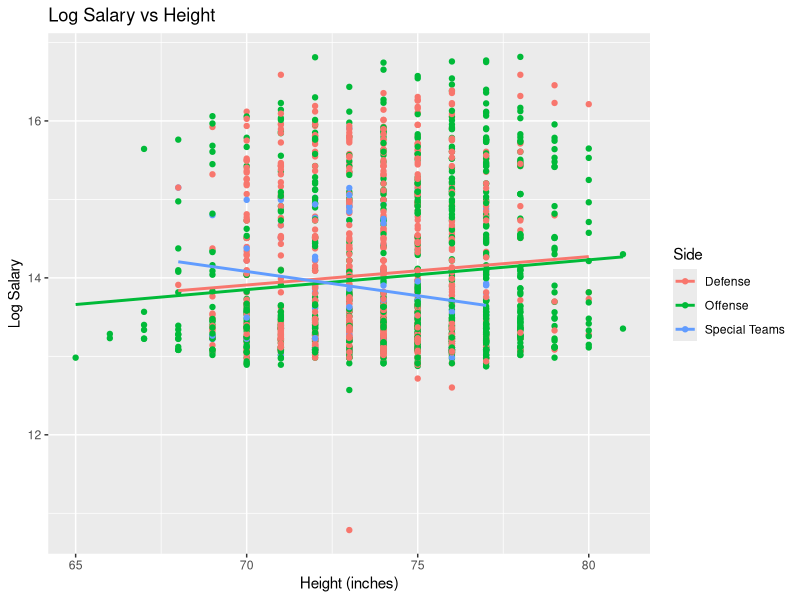
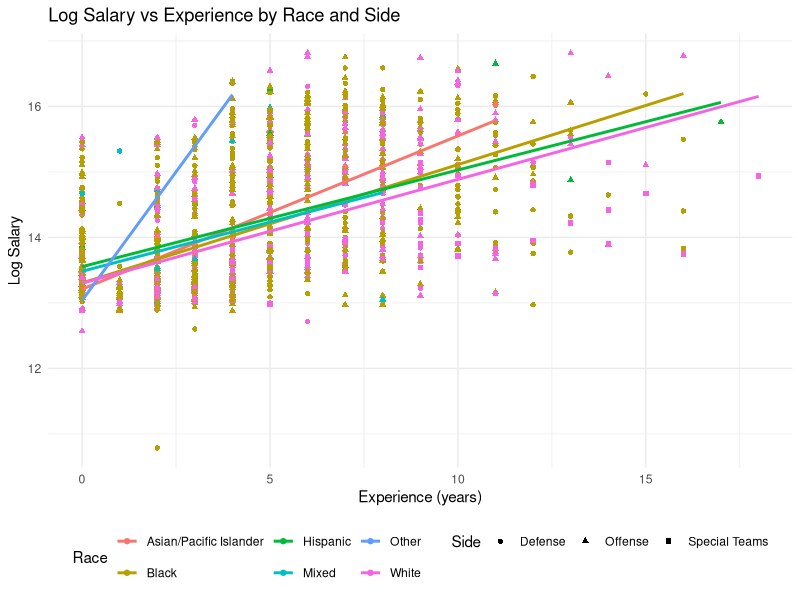
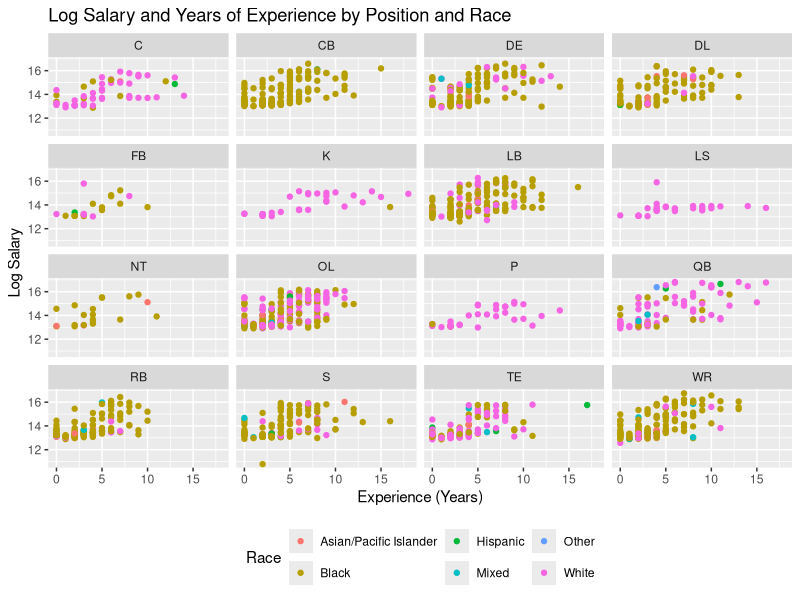
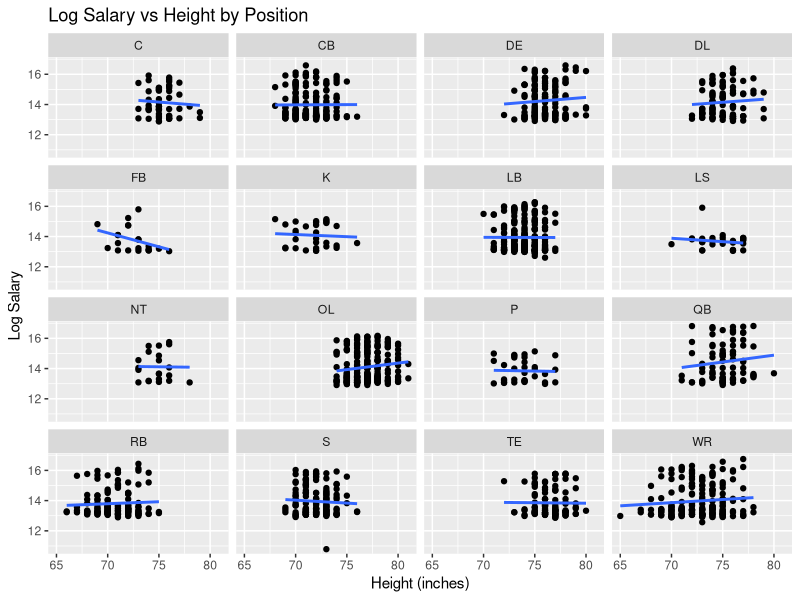
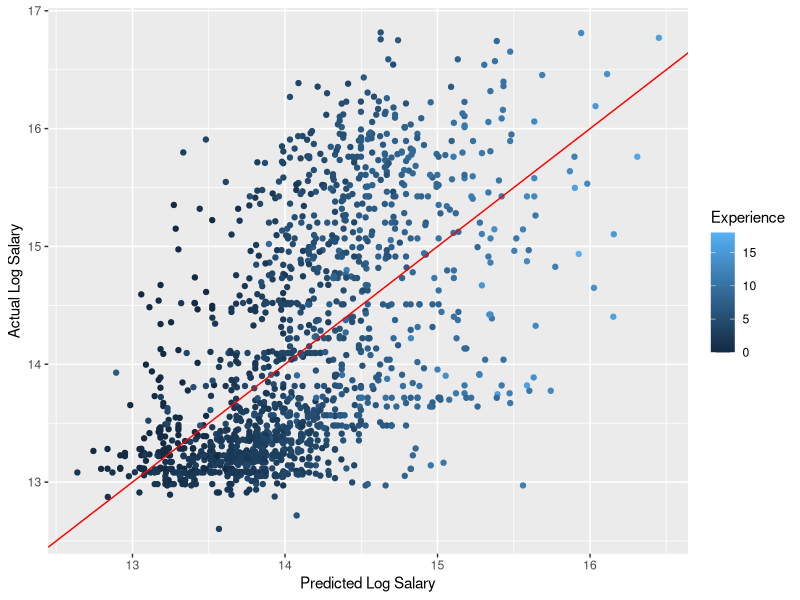
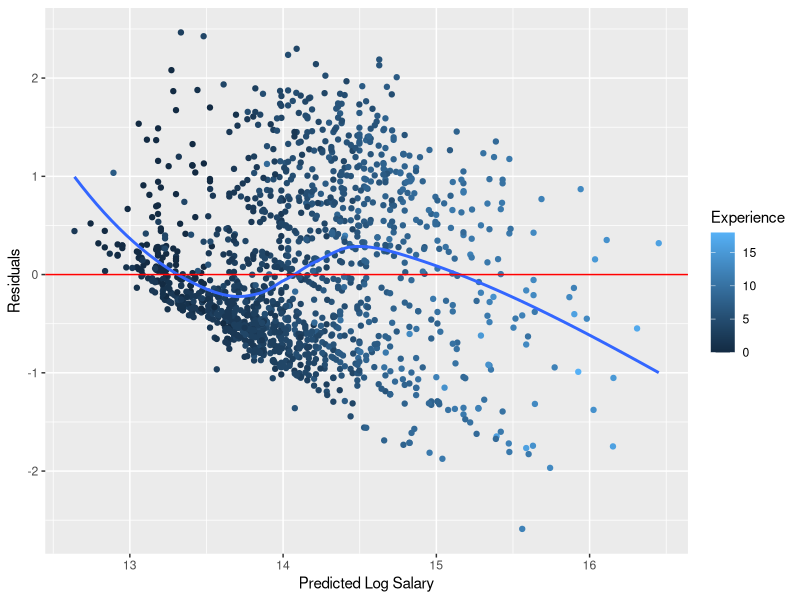
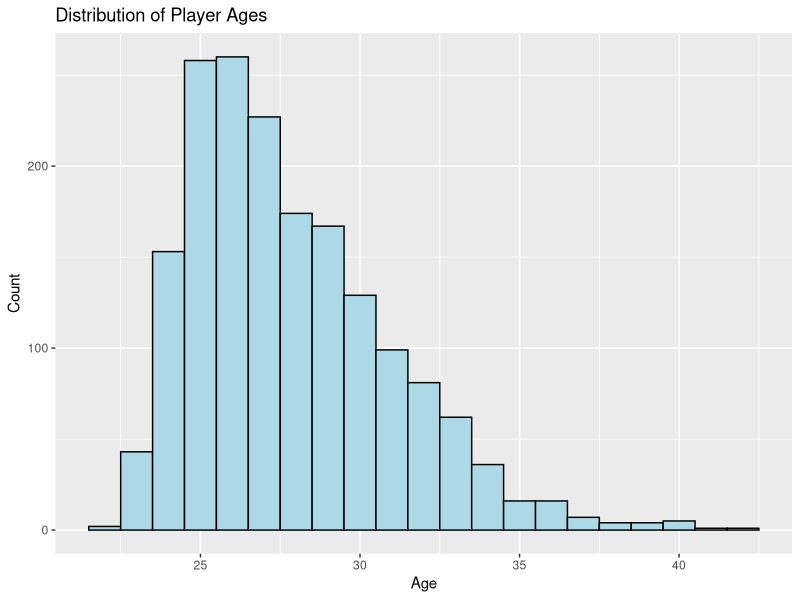
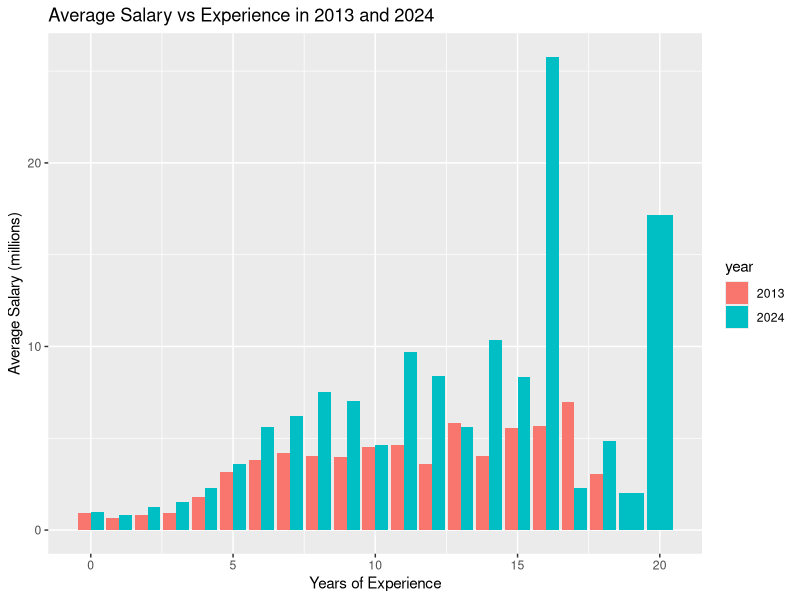

Source code (R) for these figures, in order:
## ---- chunk 1
library( tidyverse )
knitr::opts_chunk$set(echo = TRUE)

#Read in the data, note that we define several values in the original dataset as NA
nfl <- read_csv( "data/NFL-Census-Data-9.2.2013_clean.csv", 
                 na = c("NA","N/A","", "n/a", "#VALUE!") )

## ---- chunk 2
# Highest and lowest salary

#base R
max(nfl$Salary, na.rm = TRUE)

min(nfl$Salary, na.rm = TRUE)

#tidyverse way 
nfl %>% 
    summarise( max_sal = max( Salary, na.rm = TRUE ), 
               min_sal = min( Salary, na.rm = TRUE ) )

# Answer: The highest salary is $20,100,000 and the lowest salary is $48,333.

## ---- chunk 3

nfl %>% 
    filter( Team == "SF" )  %>% 
    arrange( desc( Salary ) ) %>% 
    select( "Player Name", College, State ) %>% 
    head(5)


## ---- chunk 4

# Create a cleaned dataframe with NAs removed from Salary column

clean.dat <- nfl %>% 
    filter( !is.na( Salary ) )

clean.dat %>% 
    group_by( Position ) %>% 
    summarise( mean_salary = mean( Salary ), count = n() ) %>% 
    arrange( desc( mean_salary ) )

## ---- chunk 5
# Add logSal variable and clean up a data point with a typo

clean.dat <- clean.dat %>%
    mutate( logSal = log( Salary), Height = if_else(Height == "6;2/;", "6'2\"", Height ) )


model <- lm( logSal ~ Height, data = clean.dat )
summary( model )
exp( coef( model ) )

## ---- chunk 6
# Create a new model that incorporates both Position and Height

model <- lm( logSal ~ Height + Position, data = clean.dat )
summary( model )
exp( coef( model ) )

## ---- chunk 7
# Convert height into total inches

clean.dat <- clean.dat %>%
    separate( Height, into = c("feet", "inches"), sep = "'" ) %>%
    mutate( feet = parse_number( feet ), 
            inches = parse_number( inches ), 
            total_inches = feet * 12 + inches )

clean.dat %>% 
    group_by( Position ) %>% 
    summarise( mean_weight = mean( Weight, na.rm = TRUE ), 
               mean_height = mean( total_inches, na.rm = TRUE ) ) 

## ---- chunk 8
# You pick the variables.  What would be interesting?

# Combine player positions to create three "Side" categories: "Offense", "Defense", and "Special Teams". 

clean.dat <- clean.dat %>%
    mutate( Side = case_when(
        Position %in% c("C", "FB", "OL", "QB", "RB", "TE", "WR") ~ "Offense",
        Position %in% c("CB", "DE", "DL", "LB", "NT", "S") ~ "Defense",
        Position %in% c("K", "LS", "P") ~ "Special Teams",
        TRUE ~ NA_character_
    ) )

# Plot with the new `Side` variable instead of `Position`
ggplot( clean.dat, aes( x = total_inches, y = logSal, color = Side ) ) +
    geom_point() +
    geom_smooth( method = "lm", se = FALSE ) +
    labs( title = "Log Salary vs Height",
          x = "Height (inches)",
          y = "Log Salary" ) +
    theme(legend.position = "right")

## ---- chunk 9
# We will make a plot that explores how log salary, experience, race, and side (offense, defense, special teams) are related.

# Remove NA from Race column

clean.dat <- clean.dat %>% 
    filter( !is.na( Race ) )

# Combine Asian/Pacific Islander and Pacific Islander into one category called Asian/Pacific Islander, and Iranian, Native American, and Other into one category called Other. 

clean.dat <- clean.dat %>%
  mutate(Race = if_else(Race == "Pacific Islander",
                        "Asian/Pacific Islander",
                        Race)) %>%
    mutate(Race = if_else(Race %in% c("Native American", "Other", "Iranian"), "Other", Race))

ggplot(clean.dat, aes(x = Experience, y = logSal, color = Race)) +
  geom_point(aes(shape = Side)) +  
  geom_smooth(method = "lm", se = FALSE) +        
  labs(
    title = "Log Salary vs Experience by Race and Side",
    x = "Experience (years)",
    y = "Log Salary",
    shape = "Side"
  ) +
  theme_minimal() +
  theme(legend.position = "bottom")

## ---- chunk 10
# We modified our plot to see how years of experience, race, salary, and position are related. Using facet wrap, we broke out the data by Position (rather than Side).

ggplot( clean.dat, aes( x = Experience, y = logSal, color = Race ) ) +
    facet_wrap(~Position) +
    geom_point() +
    labs( title = "Log Salary and Years of Experience by Position and Race",
          x = "Experience (Years)",
          y = "Log Salary") +
    theme(legend.position = "bottom")


## ---- chunk 11

ggplot( clean.dat, aes( x = total_inches, y = logSal)) +
    facet_wrap(~Position) +
    geom_point() +
    geom_smooth( method = "lm", se = FALSE ) +
    labs( title = "Log Salary vs Height by Position",
          x = "Height (inches)",
          y = "Log Salary" ) +
    theme(legend.position = "bottom")

## ---- chunk 12

# Create a model that predicts log salary based on experience, age, and position.

# I was cleaning na when fitting the model, so I got an error saying: ! Can't recycle input of size 1743 to size 1745. Then ChatGPT suggested to clean the data before fitting the model.

clean2 <- na.omit(clean.dat)

model_final <- lm( 
  logSal ~ Experience + Age + Position, 
  data = clean2,
  na.action = na.omit)

clean2$pred_logSal <- predict(model_final)

summary( model_final )

## ---- chunk 13

clean2 <- clean2 %>%
  filter(complete.cases(Experience, Age, Position))

# the above line was suggested by chatgpt after failing to filter na in multiple variables.

# model predicted vs actual
ggplot( clean2, aes( x = predict( model_final ), y = logSal , color = Experience) ) +
    geom_point() +
    geom_abline( slope = 1, intercept = 0, col = "red" ) +
    labs( y = "Actual Log Salary", x = "Predicted Log Salary" )


# residuals plot
ggplot( clean2, aes( x = predict( model_final ), y = resid( model_final ), color = Experience ) ) +
    geom_point() +
    geom_smooth( method = "loess", se = FALSE ) +
    geom_hline( yintercept = 0, col = "red" ) +
    labs( x = "Predicted Log Salary", y = "Residuals" )

## ---- chunk 14
# Histogram of player ages

clean.dat %>%
    ggplot( aes( x = Age ) ) +
    geom_histogram( binwidth = 1, fill = "lightblue", color = "black" ) +
    labs( title = "Distribution of Player Ages",
          x = "Age",
          y = "Count" )

# Let's use the 75th percentile to estimate the age of retirement for NFL players. 

quantile( clean.dat$Age, probs = 0.75, na.rm = TRUE )

summary( clean.dat$Age, na.rm = TRUE)
    
## ---- chunk 15

# We calculated median lifetime salary by position, and then took a weighted average. Reasoning is explained in comments throughout the code.

# According to statista.com (https://www.statista.com/statistics/240102/average-player-career-length-in-the-national-football-league/?srsltid=AfmBOoqmPYi5zkjXX6DnUkiD1QaxzctbS5JcTA_lbZ8tMZEYbO0MzTjS) the average career length for an NFL player is 3.3 years, but it varies by position. 

# We need to reconcile these positions with the positions in our dataset, with help from ChatGPT to clarify which sub-positions fall into the broader position categories (initials added to the list by us). 

table(clean.dat$Position)

# Not clearly indicated on the list from statista.com:
# C   DE   FB   LS  NT     S   
# Center, Defensive End, Fullback, Long Snapper, Nose Tackle, Safety

# List from statista.com, updated with missing positions based on ChatGPT's advice: 
# Kickers/punters (K, P, LS): 4.87 years
# Quarterbacks (QB): 4.44
# Offensive Linemen (OL, C): 3.63
# Defensive Linemen (DL, DE, NT): 3.24
# Linebackers (LB): 2.97
# Cornerbacks (CB, S): 2.94
# Tight Ends (TE): 2.85
# Wide receivers (WR): 2.81
# Running backs (RB, FB): 2.57
# Average across all positions: 3.3

# Create a new variable in my dataset that assigns the average career length to each player based on their position.

clean.dat <- clean.dat %>%
    mutate( Career_Length = case_when(
        Position %in% c("K", "P", "LS") ~ 4.87,
        Position == "QB" ~ 4.44,
        Position %in% c("OL", "C") ~ 3.63,
        Position %in% c("DL", "DE", "NT") ~ 3.24,
        Position == "LB" ~ 2.97,
        Position %in% c("CB", "S") ~ 2.94,
        Position == "TE" ~ 2.85,
        Position == "WR" ~ 2.81,
        Position %in% c("RB", "FB") ~ 2.57,
        TRUE ~ NA_real_
    ) )

# Now we need the median salary for each position. 

clean.dat %>% 
    group_by( Position ) %>% 
    summarise( median_salary = median( Salary, na.rm = TRUE ) ) 

# Put this data into a new data frame

position_earnings <- clean.dat %>%
    group_by( Position ) %>%
    summarise( median_salary = median( Salary, na.rm = TRUE ), 
               career_length = first( Career_Length ), 
               count = n() ) %>%
    mutate( lifetime_earnings = median_salary * career_length )


# Now we need a weighted average of lifetime earnings by position, based on the proportion of positions in the NFL dataset as a whole

position_earnings %>% 
    summarize(avg_lifetime = sum( (lifetime_earnings * count )/ sum( count )) )


# Average lifetime earnings for a median level pay NFL player would be approximately $2,814,507.

## ---- chunk 16
nfl_24 <- read_csv( "data/Master-Player-List-2024.csv", 
                 na = c("NA","N/A","", "n/a", "#VALUE!") )

# Removing NAs from CapHit in 2024 dataset
clean.dat.24 <- nfl_24 %>% 
    filter( !is.na( CapHit ) )

# Creating Salary variable in 2024 dataset from CapHit
clean.dat.24 <- clean.dat.24 %>% 
    mutate( Salary = parse_number( CapHit ) )

# Finding the middle and average salary in both 2013 and 2024     
clean.dat %>% 
    filter( !is.na( Salary ) ) %>%
    summarise( mean_2013 = mean( Salary ), 
               median_2013 = median( Salary ) )
               
clean.dat.24 %>% 
    filter( !is.na( Salary ) ) %>%
    summarise( mean_2024 = mean( Salary ), 
               median_2024 = median( Salary ) )

# Calculating the mean difference in pay between salaries in 2024 and 2013
pay_diff = mean( clean.dat.24$Salary ) - mean( clean.dat$Salary )
pay_diff

## ---- chunk 17

# Data cleaning 
# Converting YrsExp variable in 2024 dataset to numeric, treating "R" as 0 years of experience
clean.dat.24 <- clean.dat.24 %>%
  mutate(
    Experience = ifelse(YrsExp == "R", "0", YrsExp),
    Experience= as.numeric(Experience) )

# Cleaning position in 2024 dataset and creating Side variable similar to 2013 dataset
clean.dat.24 <- clean.dat.24 %>%
    mutate( Side = case_when(
        Position %in% c("C", "FB", "OT", "OG", "QB", "RB", "C", "TE", "WR", "OL") ~ "Offense",
        Position %in% c("DB", "LB", "DE", "DT", "DL","CB", "NT", "SS", "FS", "OLB", "MLB", "ILB", "SAF") ~ "Defense",
        Position %in% c("K", "LS", "P") ~ "Special Teams",
        TRUE ~ NA_character_ ) )

# Cleaning position in 2024 dataset so that the positions are similar to 2013 dataset
clean.dat.position <- clean.dat.24 %>%
  mutate( Position = case_when(
      Position %in% c("OT", "OG", "OL") ~ "OL",
      Position == "C"                   ~ "C",
      Position == "FB"                  ~ "FB",
      Position == "QB"                  ~ "QB",
      Position == "RB"                  ~ "RB",
      Position == "TE"                  ~ "TE",
      Position == "WR"                  ~ "WR",
      Position %in% c("DB", "CB")       ~ "CB",
      Position %in% c("SS", "FS", "SAF") ~ "S",
      Position %in% c("LB", "OLB", "MLB", "ILB") ~ "LB",
      Position %in% c("DT", "DL")       ~ "DL",
      Position == "NT"                  ~ "NT",
      Position == "DE"                  ~ "DE",
      Position == "K"                  ~ "K",
      Position == "P"                  ~ "P",
      Position == "LS"                  ~ "LS",
      TRUE                              ~ NA_character_ ) )

## ---- chunk 18
# Creating one dataset that has the mean salary for each experience level in both 2013 and 2024, so we can compare them in a plot
exp.sum <- bind_rows(
  clean.dat %>%
    group_by(Experience) %>%
    summarise(mean_salary = mean(Salary, na.rm = TRUE) ) %>%
    mutate(year = "2013"),
  clean.dat.24 %>%
    group_by(Experience) %>%
    summarise(mean_salary = mean(Salary, na.rm = TRUE) ) %>%
    mutate(year = "2024") )

# Calculating the mean salary difference and percent change between 2013 and 2024 for player experience
exp.sum %>% 
  group_by( Experience ) %>% 
  summarise( mean_salary_2013 = mean( mean_salary[ year == "2013" ] ), 
             mean_salary_2024 = mean( mean_salary[ year == "2024" ] ) ) %>%
  mutate( salary_diff = mean_salary_2024 - mean_salary_2013 ) %>%
  mutate ( percent_diff = salary_diff / mean_salary_2013 * 100 ) %>%
  arrange( desc( percent_diff ) ) 

library(scales)
ggplot(exp.sum, aes(x = Experience, y = mean_salary, fill = year)) +
  geom_col(position = "dodge") +
  scale_y_continuous( labels = function(x) x / 1e6,
                     name   = "Average Salary (millions)" ) +
  labs( title = "Average Salary vs Experience in 2013 and 2024",
    x = "Years of Experience" )

## ---- chunk 19

# Creating one dataset that has the mean salary for each side of the ball (offense, defense, special teams) in both 2013 and 2024, so we can compare them in a plot
side.sum <- bind_rows(
  clean.dat %>%
    group_by(Side) %>%
    summarise(mean_salary = mean(Salary, na.rm = TRUE) ) %>%
    mutate(year = "2013"),
  clean.dat.24 %>%
    group_by(Side) %>%
    summarise(mean_salary = mean(Salary, na.rm = TRUE) ) %>%
    mutate(year = "2024") )

# Calculating the mean salary difference and percent change between 2013 and 2024 for each side of the ball
side.sum %>% 
  group_by( Side ) %>% 
  summarise( mean_salary_2013 = mean( mean_salary[ year == "2013" ] ), 
             mean_salary_2024 = mean( mean_salary[ year == "2024" ] ) ) %>%
  mutate( salary_diff = mean_salary_2024 - mean_salary_2013 ) %>%
  mutate ( percent_diff = salary_diff / mean_salary_2013 * 100 ) %>%
  arrange( desc( percent_diff ) )

# Plotting Average Salary differences between 2013 and 2024 based on side of the ball
ggplot(side.sum, aes(x = Side, y = mean_salary, fill = year)) +
  geom_col(position = "dodge") +
  scale_y_continuous( labels = function(x) x / 1e6,
                     name   = "Average Salary (millions)" ) +
  labs( title = "Average Salary vs Player Category in 2013 and 2024",
    x = "Player Category" )   

## ---- chunk 20

# Creating one dataset that has the mean salary for each position in both 2013 and 2024, so we can compare them in a plot
position.sum <- bind_rows(
  clean.dat %>%
    group_by(Position) %>%
    summarise(mean_salary = mean(Salary, na.rm = TRUE) ) %>%
    mutate(year = "2013"),
  clean.dat.position %>%
    group_by(Position) %>%
    summarise(mean_salary = mean(Salary, na.rm = TRUE) ) %>%
    mutate(year = "2024") )

# Calculating the mean salary difference and percent change between 2013 and 2024 for each position
position.sum %>% 
  group_by( Position ) %>% 
  summarise( mean_salary_2013 = mean( mean_salary[ year == "2013" ] ), 
             mean_salary_2024 = mean( mean_salary[ year == "2024" ] ) ) %>%
  mutate( salary_diff = mean_salary_2024 - mean_salary_2013 ) %>%
  mutate ( percent_diff = salary_diff / mean_salary_2013 * 100 ) %>%
  arrange( desc( percent_diff ) )

# Plotting Average Salary differences between 2013 and 2024 based on position
ggplot(position.sum, aes(x = Position, y = mean_salary, fill = year)) +
  geom_col(position = "dodge") +
  scale_y_continuous( labels = function(x) x / 1e6,
                     name   = "Average Salary (millions)" ) +
  labs( title = "Average Salary vs Position in 2013 and 2024",
    x = "Position" )
